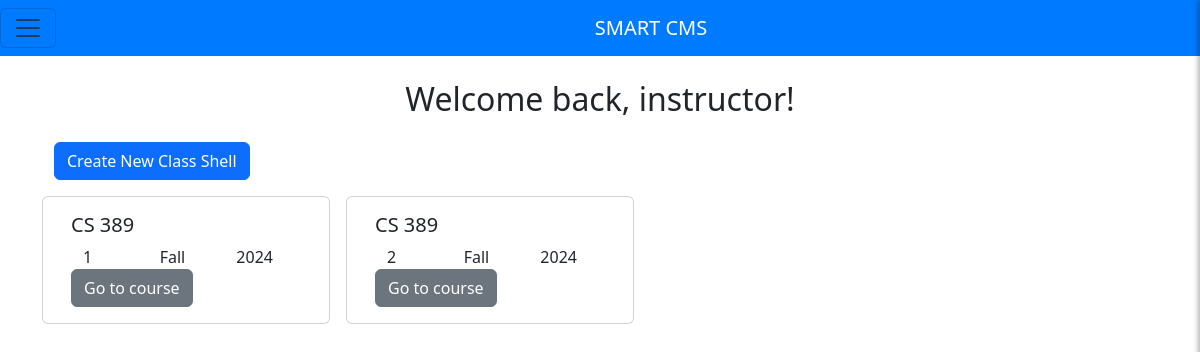
/instructor/ (signed in), run on the app's committed database.
### accounts/models.py (models this page shows, shortened)
class CustomUser(AbstractUser):
    is_student = models.BooleanField(default=False)
    is_instructor = models.BooleanField(default=False)

### instructor/models.py (models this page shows, shortened)
class ClassShell(models.Model):
    user = models.ForeignKey(settings.AUTH_USER_MODEL, on_delete=models.CASCADE)
    course_name = models.CharField(max_length=100)
    section_number = models.IntegerField()
    semester = models.CharField(max_length=50)
    year = models.IntegerField()

### instructor/views.py (the view)
# urls.py: path('', views.class_shell_list, name='class_shell_list'),
def class_shell_list(request):
    class_shells = ClassShell.objects.filter(user=request.user)
    return render(request, 'class_shell_list.html', {'class_shells': class_shells})

### instructor/templates/class_shell_list.html (shortened to what this page needs)
{% extends "home.html" %}
{% block content %}
  <div class="container mt-4">
    <div class="text-center mb-4">
      <h2>Welcome back, {{ user.username }}!</h2>
    </div>
    <a href="{% url 'instructor:create_class_shell' %}" class="btn btn-primary mb-3">Create New Class Shell</a>
    <div class="row gap-3">
      {% for class_shell in class_shells %}
        <div class="card" style="width: 18rem">
          <div class="card-body">
            <h5 class="card-title">{{ class_shell.course_name }}</h5>
            <div class="container">
              <div class="row">
                <div class="col-sm">{{ class_shell.section_number }}</div>
                <div class="col-sm">{{ class_shell.semester }}</div>
                <div class="col-sm">{{ class_shell.year }}</div>
              </div>
            </div>
            <a href="{% url 'instructor:go_to_course' class_shell.id %}" class="btn btn-secondary">Go to course</a>
          </div>
        </div>
      {% endfor %}
    </div>
  </div>
{% endblock %}

### data on the page
CustomUser: username "instructor"
ClassShell: course_name "CS 389", section_number "1", semester "Fall", year "2024"
ClassShell: course_name "CS 389", section_number "2", semester "Fall", year "2024"
